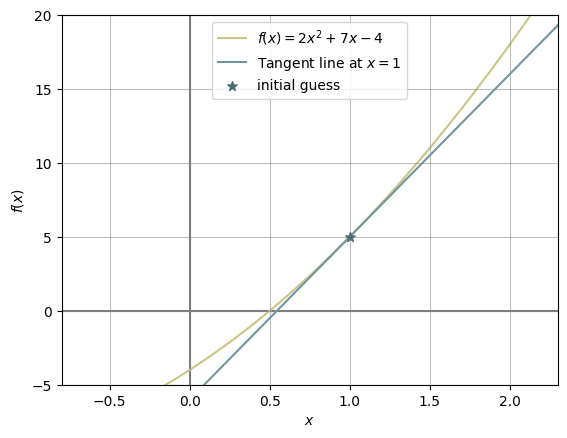

Here is the Python script that generated this plot:
import matplotlib.pyplot as plt
import numpy as np

def f(x):
    return 2 * (x**2) + 7 * x - 4

def df(x):
    return 4 * x + 7

x0 = 1

m = df(x0)
b = f(x0) - m * x0

x = np.linspace(-6, 6, 400)
y = f(x)
tangent = m * x + b

plt.plot(x, y, c='#cac486', label='$f(x) = 2x^2 + 7x - 4$', zorder=1)
plt.axvline(0, c='#807b81', zorder=0)
plt.axhline(0, c='#807b81', zorder=0)
plt.plot(x, tangent, c='#72969d', label=f'Tangent line at $x = {x0}$', zorder=2)
plt.scatter(x0, f(x0), marker='*', c='#4b6e74', s=50, label='initial guess', zorder=3)

plt.xlim(-0.8, 2.3)
plt.ylim(-5, 20)
plt.grid(True, c='grey', alpha=0.5)

plt.xlabel('$x$')
plt.ylabel('$f(x)$')
plt.legend()

plt.show()
